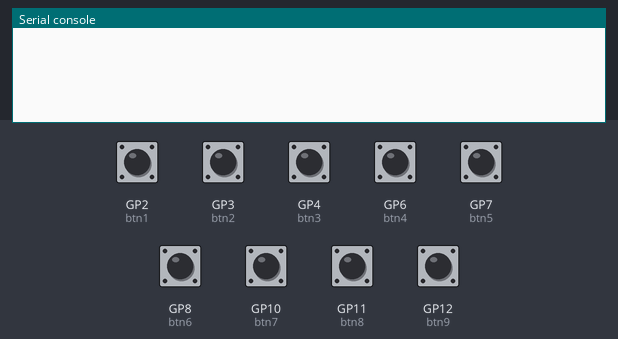
The program below on a simulated Raspberry Pi Pico running CircuitPython. On the bench: the last lines printed to the serial console. Inputs (shaded band) come from the test bench; at power-on: GP2 (btn1), GP3 (btn2), GP4 (btn3), GP6 (btn4), GP7 (btn5), GP8 (btn6), GP10 (btn7), GP11 (btn8), GP12 (btn9) LOW. USB keyboard and mouse output is not drawn.

Above: at 1.2 s.
1.3 s: GP2 (btn1) pulled HIGH for 0.35 s
At 2.3 s:
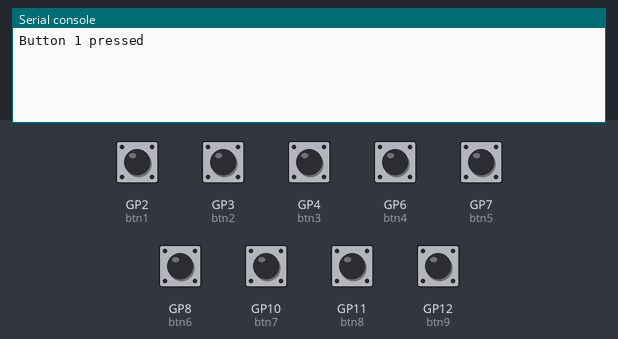
3.1 s: GP3 (btn2) pulled HIGH for 0.35 s
At 4.2 s:
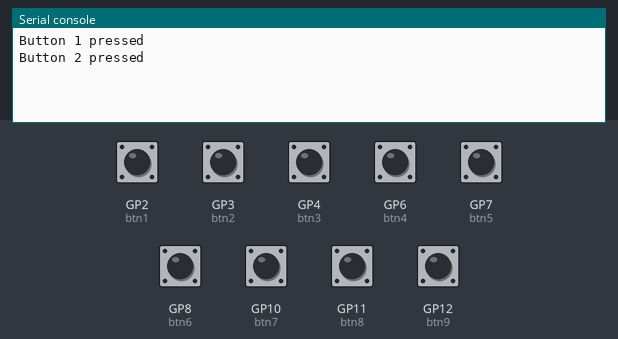
4.9 s: GP4 (btn3) pulled HIGH for 0.35 s
At 6.3 s:
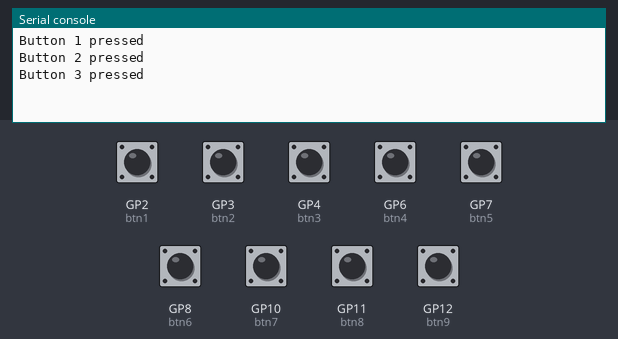
6.7 s: GP6 (btn4) pulled HIGH for 0.35 s
At 7.3 s:
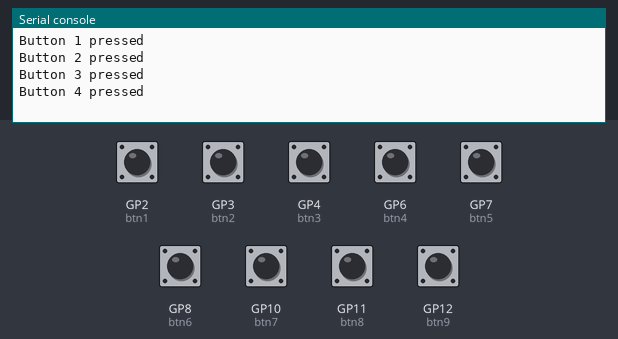
8.5 s: GP7 (btn5) pulled HIGH for 0.35 s
At 9.2 s:
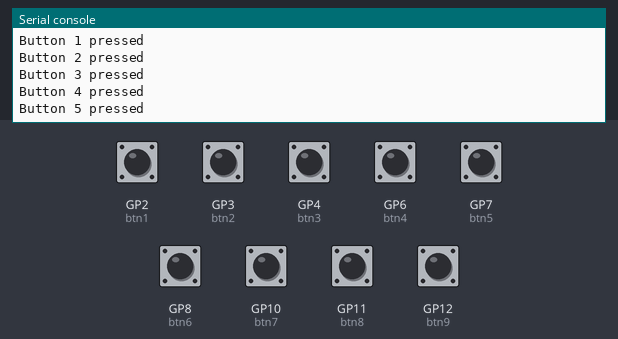
10.3 s: GP8 (btn6) pulled HIGH for 0.35 s
At 11.3 s:
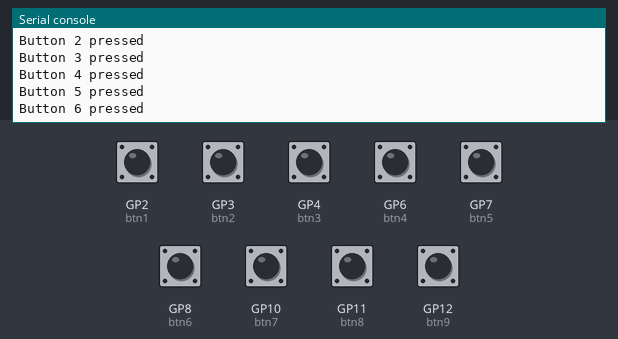
Timing chart, 0 to 13.1 s (numbered marks = the images above; inputs shaded):
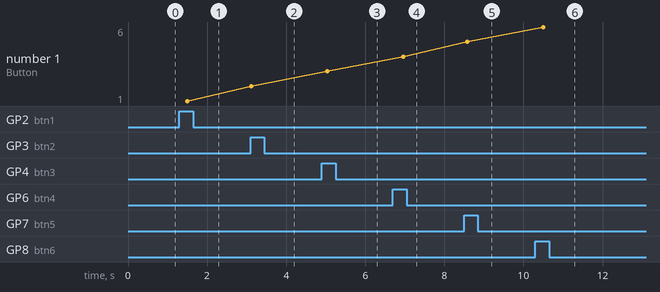

The program:

picoCode.py
```python
import time
import digitalio
import board
import usb_hid
from adafruit_hid.keyboard import Keyboard
from adafruit_hid.keycode import Keycode
from adafruit_hid.mouse import Mouse

btn1_pin=board.GP2
btn2_pin=board.GP3
btn3_pin=board.GP4
btn4_pin=board.GP6
btn5_pin=board.GP7
btn6_pin=board.GP8
btn7_pin=board.GP10
btn8_pin=board.GP11
btn9_pin=board.GP12

keyboard = Keyboard(usb_hid.devices)
mouse = Mouse(usb_hid.devices)

btn1 = digitalio.DigitalInOut(btn1_pin)
btn2 = digitalio.DigitalInOut(btn2_pin)
btn3 = digitalio.DigitalInOut(btn3_pin)
btn4 = digitalio.DigitalInOut(btn4_pin)
btn5 = digitalio.DigitalInOut(btn5_pin)
btn6 = digitalio.DigitalInOut(btn6_pin)
btn7 = digitalio.DigitalInOut(btn7_pin)
btn8 = digitalio.DigitalInOut(btn8_pin)
btn9 = digitalio.DigitalInOut(btn9_pin)

btn1.direction = digitalio.Direction.INPUT
btn2.direction = digitalio.Direction.INPUT
btn3.direction = digitalio.Direction.INPUT
btn4.direction = digitalio.Direction.INPUT
btn5.direction = digitalio.Direction.INPUT
btn6.direction = digitalio.Direction.INPUT
btn7.direction = digitalio.Direction.INPUT
btn8.direction = digitalio.Direction.INPUT
btn9.direction = digitalio.Direction.INPUT

btn1.pull = digitalio.Pull.DOWN
btn2.pull = digitalio.Pull.DOWN
btn3.pull = digitalio.Pull.DOWN
btn4.pull = digitalio.Pull.DOWN
btn5.pull = digitalio.Pull.DOWN
btn6.pull = digitalio.Pull.DOWN
btn7.pull = digitalio.Pull.DOWN
btn8.pull = digitalio.Pull.DOWN
btn9.pull = digitalio.Pull.DOWN

while True:
    if btn1.value:
        print("Button 1 pressed")
        keyboard.press(Keycode.LEFT_SHIFT,Keycode.LEFT_ALT, Keycode.UP_ARROW)
        time.sleep(0.1)
        keyboard.release(Keycode.LEFT_SHIFT,Keycode.LEFT_ALT, Keycode.UP_ARROW)
    if btn2.value:
        print("Button 2 pressed")
        keyboard.press(Keycode.LEFT_CONTROL, Keycode.FORWARD_SLASH)
        time.sleep(0.1)
        keyboard.release(Keycode.LEFT_CONTROL, Keycode.FORWARD_SLASH)
    if btn3.value:
        print("Button 3 pressed")
        keyboard.press(Keycode.LEFT_ALT, Keycode.UP_ARROW)
        time.sleep(0.1)
        keyboard.release(Keycode.LEFT_ALT, Keycode.UP_ARROW)
    if btn4.value:
        print("Button 4 pressed")
        keyboard.press(Keycode.LEFT_SHIFT,Keycode.LEFT_ALT, Keycode.DOWN_ARROW)
        time.sleep(0.1)
        keyboard.release(Keycode.LEFT_SHIFT,Keycode.LEFT_ALT, Keycode.DOWN_ARROW)
    if btn5.value:
        print("Button 5 pressed")
        keyboard.press(Keycode.LEFT_CONTROL, Keycode.B)
        time.sleep(0.1)
        keyboard.release(Keycode.LEFT_CONTROL, Keycode.B)
    if btn6.value:
        print("Button 6 pressed")
        keyboard.press(Keycode.LEFT_ALT, Keycode.DOWN_ARROW)
        time.sleep(0.1)
        keyboard.release(Keycode.LEFT_ALT, Keycode.DOWN_ARROW)
    if btn7.value:
        print("Button 7 pressed")
        keyboard.press(Keycode.WINDOWS, Keycode.PRINT_SCREEN)
        time.sleep(0.1)
        keyboard.release(Keycode.WINDOWS, Keycode.PRINT_SCREEN)
    if btn8.value:
        print("Button 8 pressed")
        keyboard.press(Keycode.LEFT_ALT, Keycode.F4)
        time.sleep(0.1)
        keyboard.release(Keycode.LEFT_ALT, Keycode.F4)
    if btn9.value:
        print("Button 9 pressed")
        keyboard.press(Keycode.WINDOWS, Keycode.G)
        time.sleep(0.1)
        keyboard.release(Keycode.WINDOWS, Keycode.G)
    time.sleep(0.3)
```

Measured:
- after the input at 1.3 s, the serial console: prints a new line after 0.20 s (image 1)
- after the input at 3.1 s, the serial console: prints a new line at once (image 2)
- after the input at 4.9 s, the serial console: prints a new line after 0.14 s (image 3)
- after the input at 6.7 s, the serial console: prints a new line after 0.26 s (image 4)
- after the input at 8.5 s, the serial console: prints a new line after 0.08 s (image 5)
- after the input at 10.3 s, the serial console: prints a new line after 0.20 s (image 6)
- plotted number 1: 1 → 2 after the input at 3.1 s, 2 → 3 after the input at 4.9 s, 3 → 4 after the input at 6.7 s, 4 → 5 after the input at 8.5 s, 5 → 6 after the input at 10.3 s
